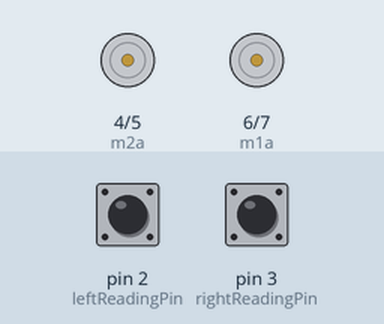
Recording of a sketch running on a simulated Arduino Uno, built with avr-gcc and run on an emulated ATmega328P. Parts: motor-driver pin pairs drawn as motors (green arrow = first pin HIGH = forward, orange = second pin HIGH = backward, longer = more drive). Inputs (shaded band) come from the test bench; at power-on: pin 2 (leftReadingPin) LOW, pin 3 (rightReadingPin) LOW.

Above: at 0.1 s.
At 1.24 s:
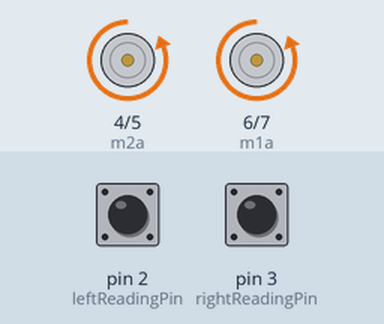
Timing chart, 0 to 3.0 s (numbered marks = the images above):
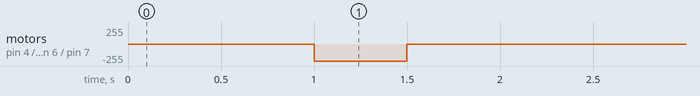

Measured:
- by itself, motor on pin 4 (m2a) / pin 5 (m2b), motor on pin 6 (m1a) / pin 7 (m1b): stopped → backward 255/255 at 1.0 s, → stopped 0.50 s later

The sketch:

sketch_sep12a.ino
```cpp
//reading pins
int leftReading;
int rightReading;
int leftReadingPin = 2;
int rightReadingPin = 3;
//motor pins
int m1a = 6;
int m1b = 7;
int m2a = 4;
int m2b = 5;
int start;

bool reversed;

//blue is left
//yellow is right

void setup() {
  // put your setup code here, to run once:
  pinMode(leftReadingPin, INPUT);
  pinMode(rightReadingPin, INPUT);

  pinMode(m1a, OUTPUT);
  pinMode(m1b, OUTPUT);
  pinMode(m2a, OUTPUT);
  pinMode(m2b, OUTPUT);

  Serial.begin(9600);
}


void moveForward(){
  digitalWrite(m1a, HIGH);
  digitalWrite(m1b, LOW);
  digitalWrite(m2a, HIGH);
  digitalWrite(m2b, LOW);
}

void fullStop(){
  digitalWrite(m1a, LOW);
  digitalWrite(m1b, LOW);
  digitalWrite(m2a, LOW);
  digitalWrite(m2b, LOW);
}

//duration in milliseconds
void reverse(int duration){
 start = millis();
 while((millis() - start) < duration) {
    digitalWrite(m1a, LOW);
    digitalWrite(m1b, HIGH);
    digitalWrite(m2a, LOW);
    digitalWrite(m2b, HIGH);
  }
  fullStop();
}


void loop() {
  // put your main code here, to run repeatedly:
  leftReading = not digitalRead(leftReadingPin);
  rightReading = not digitalRead(rightReadingPin);

  if (leftReading == 0 && reversed == false){
    moveForward();
  } else if (leftReading == 1 && reversed == false){
    fullStop();
    delay(1000);
    reverse(500);
    reversed = true;
  }
}
```
